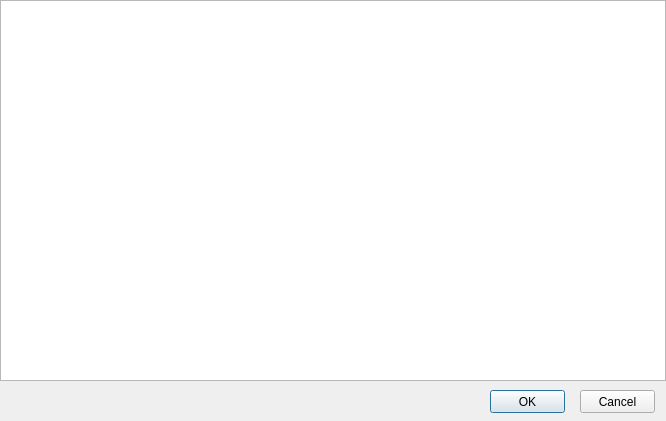
<?xml version="1.0" encoding="UTF-8"?>
<ui version="4.0">
 <class>UWPSelectDialog</class>
 <widget class="QDialog" name="UWPSelectDialog">
  <property name="geometry">
   <rect>
    <x>0</x>
    <y>0</y>
    <width>666</width>
    <height>421</height>
   </rect>
  </property>
  <property name="minimumSize">
   <size>
    <width>666</width>
    <height>421</height>
   </size>
  </property>
  <property name="maximumSize">
   <size>
    <width>666</width>
    <height>420</height>
   </size>
  </property>
  <property name="windowTitle">
   <string>Select UWP-App</string>
  </property>
  <widget class="QListWidget" name="listWidget">
   <property name="geometry">
    <rect>
     <x>0</x>
     <y>0</y>
     <width>666</width>
     <height>381</height>
    </rect>
   </property>
   <property name="styleSheet">
    <string notr="true">font: 8pt &quot;Lucida Console&quot;;</string>
   </property>
  </widget>
  <widget class="QPushButton" name="pushButton">
   <property name="geometry">
    <rect>
     <x>490</x>
     <y>390</y>
     <width>75</width>
     <height>23</height>
    </rect>
   </property>
   <property name="text">
    <string>OK</string>
   </property>
  </widget>
  <widget class="QPushButton" name="pushButton_2">
   <property name="geometry">
    <rect>
     <x>580</x>
     <y>390</y>
     <width>75</width>
     <height>23</height>
    </rect>
   </property>
   <property name="text">
    <string>Cancel</string>
   </property>
  </widget>
 </widget>
 <layoutdefault spacing="6" margin="11"/>
 <resources/>
 <connections/>
</ui>
